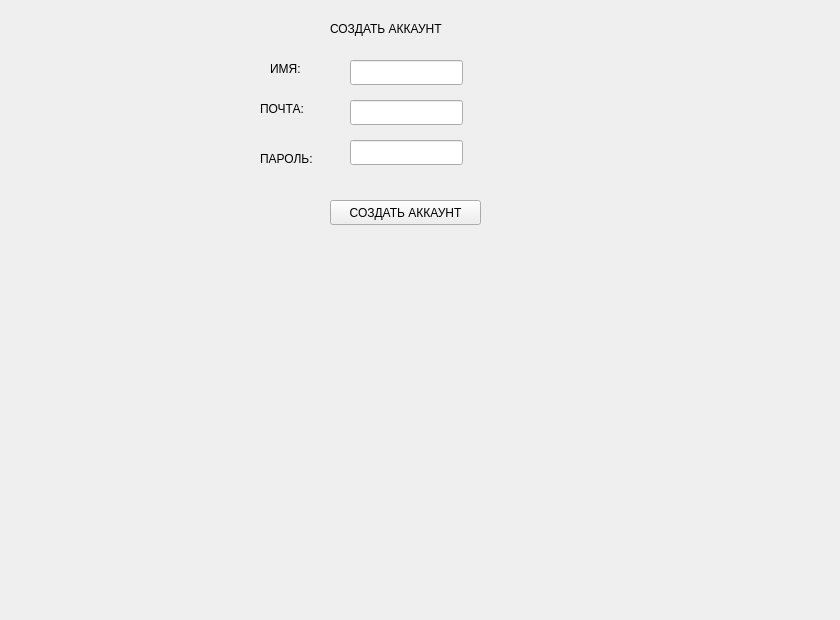
<?xml version="1.0" encoding="UTF-8"?>
<ui version="4.0">
 <class>RegistrationScreenUI</class>
 <widget class="QWidget" name="RegistrationScreenUI">
  <property name="geometry">
   <rect>
    <x>0</x>
    <y>0</y>
    <width>840</width>
    <height>620</height>
   </rect>
  </property>
  <property name="windowTitle">
   <string>Form</string>
  </property>
  <widget class="QLabel" name="create_account_label">
   <property name="geometry">
    <rect>
     <x>330</x>
     <y>20</y>
     <width>141</width>
     <height>17</height>
    </rect>
   </property>
   <property name="text">
    <string>СОЗДАТЬ АККАУНТ</string>
   </property>
  </widget>
  <widget class="QLineEdit" name="name_lineEdit">
   <property name="geometry">
    <rect>
     <x>350</x>
     <y>60</y>
     <width>113</width>
     <height>25</height>
    </rect>
   </property>
  </widget>
  <widget class="QLineEdit" name="password_lineEdit">
   <property name="geometry">
    <rect>
     <x>350</x>
     <y>140</y>
     <width>113</width>
     <height>25</height>
    </rect>
   </property>
  </widget>
  <widget class="QLineEdit" name="lineEdit_3">
   <property name="geometry">
    <rect>
     <x>350</x>
     <y>100</y>
     <width>113</width>
     <height>25</height>
    </rect>
   </property>
  </widget>
  <widget class="QLabel" name="name_label">
   <property name="geometry">
    <rect>
     <x>270</x>
     <y>60</y>
     <width>67</width>
     <height>17</height>
    </rect>
   </property>
   <property name="text">
    <string>ИМЯ:</string>
   </property>
  </widget>
  <widget class="QLabel" name="email_label">
   <property name="geometry">
    <rect>
     <x>260</x>
     <y>100</y>
     <width>67</width>
     <height>17</height>
    </rect>
   </property>
   <property name="text">
    <string>ПОЧТА:</string>
   </property>
  </widget>
  <widget class="QLabel" name="password_label">
   <property name="geometry">
    <rect>
     <x>260</x>
     <y>150</y>
     <width>71</width>
     <height>17</height>
    </rect>
   </property>
   <property name="text">
    <string>ПАРОЛЬ:</string>
   </property>
  </widget>
  <widget class="QPushButton" name="crete_account_pushButton">
   <property name="geometry">
    <rect>
     <x>330</x>
     <y>200</y>
     <width>151</width>
     <height>25</height>
    </rect>
   </property>
   <property name="text">
    <string>СОЗДАТЬ АККАУНТ</string>
   </property>
  </widget>
 </widget>
 <resources/>
 <connections/>
</ui>
